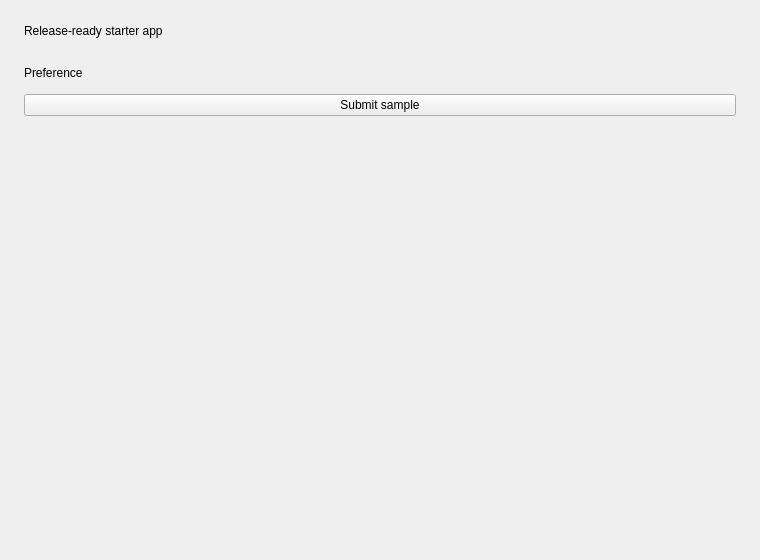
<?xml version="1.0" encoding="UTF-8"?>
<ui version="4.0">
 <class>MainWindow</class>
 <widget class="QMainWindow" name="MainWindow">
  <property name="geometry">
   <rect>
    <x>0</x>
    <y>0</y>
    <width>760</width>
    <height>560</height>
   </rect>
  </property>
  <property name="windowTitle">
   <string>Custom Widgets Release Starter</string>
  </property>
  <widget class="QWidget" name="centralwidget">
   <layout class="QVBoxLayout" name="mainLayout">
    <property name="spacing">
     <number>14</number>
    </property>
    <property name="leftMargin">
     <number>24</number>
    </property>
    <property name="topMargin">
     <number>24</number>
    </property>
    <property name="rightMargin">
     <number>24</number>
    </property>
    <property name="bottomMargin">
     <number>24</number>
    </property>
    <item>
     <widget class="QLabel" name="titleLabel">
      <property name="text">
       <string>Release-ready starter app</string>
      </property>
     </widget>
    </item>
    <item>
     <widget class="QCustomForm" name="signupForm"/>
    </item>
    <item>
     <widget class="QLabel" name="prefLabel">
      <property name="text">
       <string>Preference</string>
      </property>
     </widget>
    </item>
    <item>
     <layout class="QHBoxLayout" name="prefsHolder"/>
    </item>
    <item>
     <widget class="QCustomQPushButton" name="submitButton">
      <property name="text">
       <string>Submit sample</string>
      </property>
     </widget>
    </item>
    <item>
     <spacer name="bottomSpacer">
      <property name="orientation">
       <enum>Qt::Vertical</enum>
      </property>
      <property name="sizeHint" stdset="0">
       <size>
        <width>10</width>
        <height>10</height>
       </size>
      </property>
     </spacer>
    </item>
   </layout>
  </widget>
 </widget>
 <customwidgets>
  <customwidget>
   <class>QCustomForm</class>
   <extends>QWidget</extends>
   <header location="global">Custom_Widgets.QCustomForm.h</header>
  </customwidget>
  <customwidget>
   <class>QCustomQPushButton</class>
   <extends>QPushButton</extends>
   <header location="global">Custom_Widgets.QCustomQPushButton.h</header>
  </customwidget>
 </customwidgets>
 <resources/>
 <connections/>
</ui>
